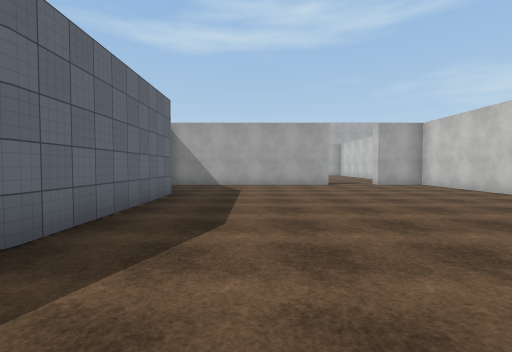
view 1 (above)

24 first-person views from a walk through a Unity game level. The camera is 1.5 m above the floor, tilts 2° down and sees 85° across. The floor is counted in squares, 2 m on a side. Each view is taken from the middle of a square. On the plan, view 1 faces up. The plan holds only what a view shows up to about 10 squares ahead; the rest is blank. The place goes on beyond the plan. The player is left out. Door leaves are left out, so doorways stand open. Surface patterns are stand-ins for the level's own textures.

view 2
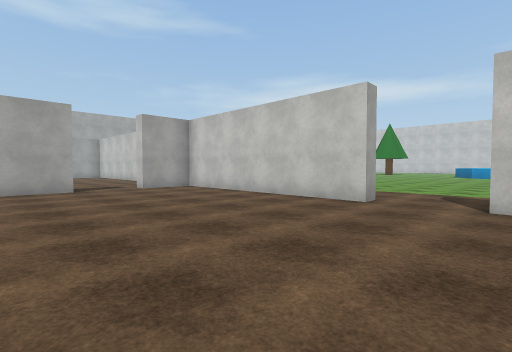

view 3
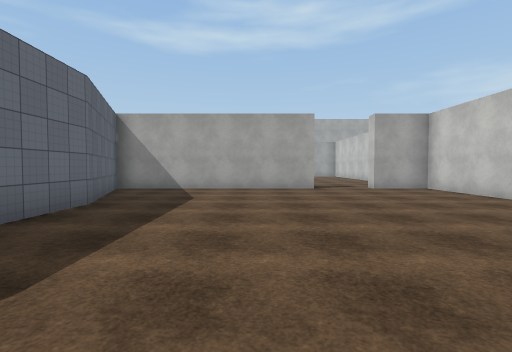

view 4
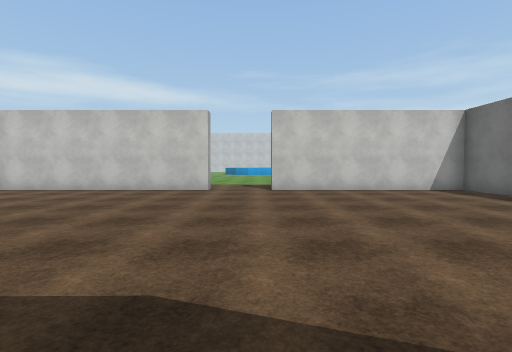

view 5
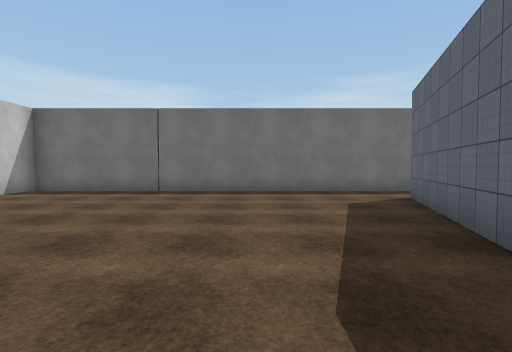

view 6
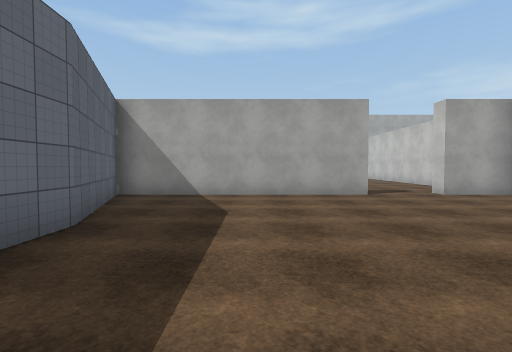

view 7
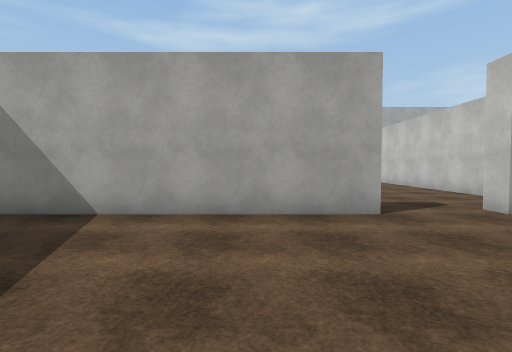

view 8
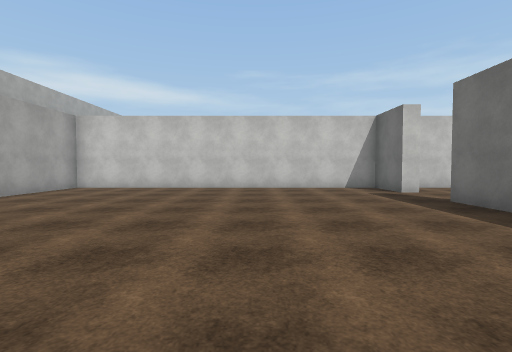

view 9
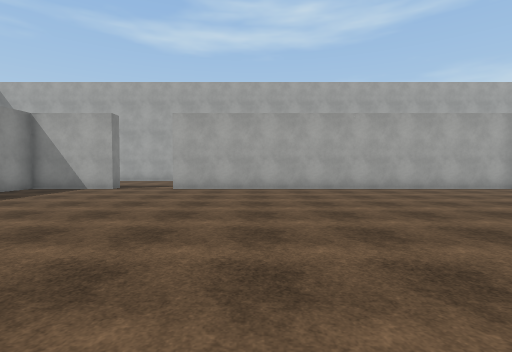

view 10
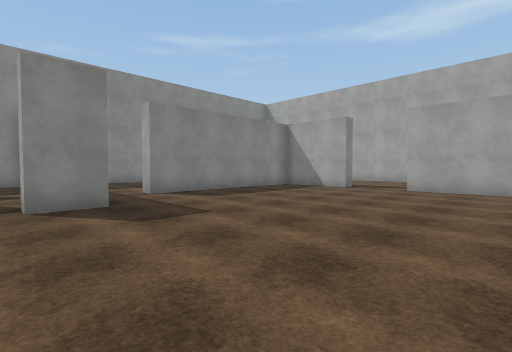

view 11
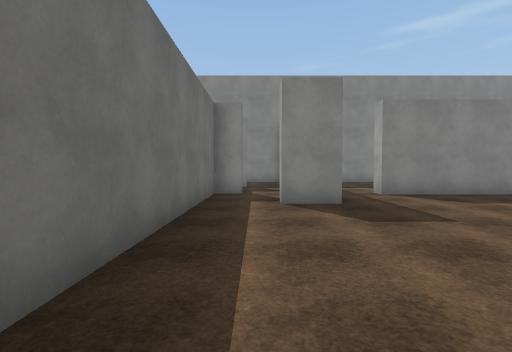

view 12
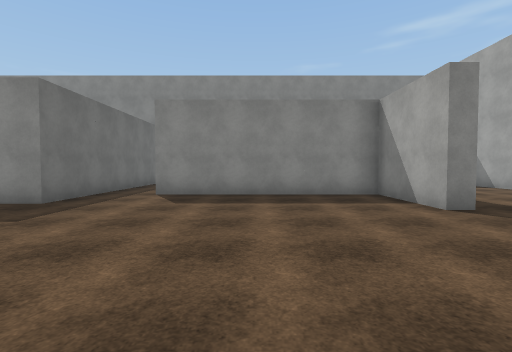

view 13
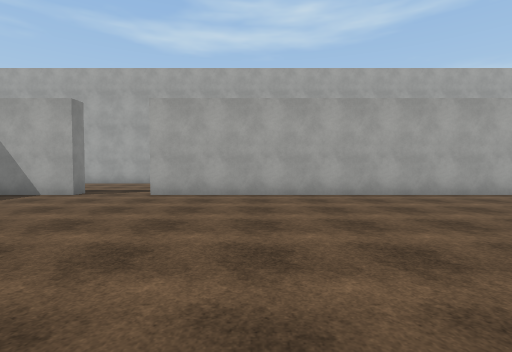

view 14
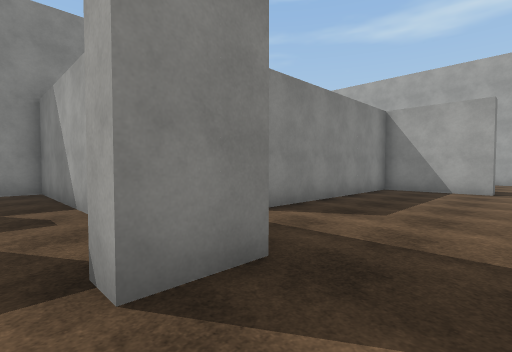

view 15
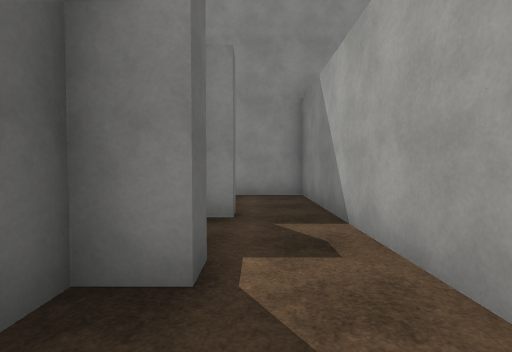

view 16
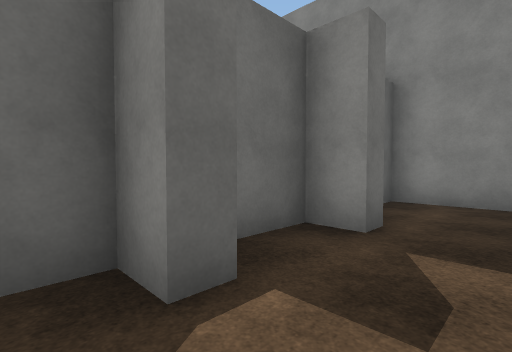

view 17
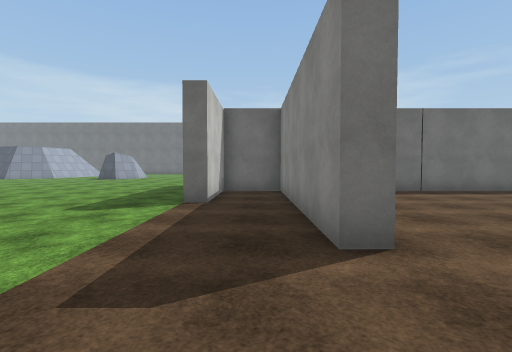

view 18
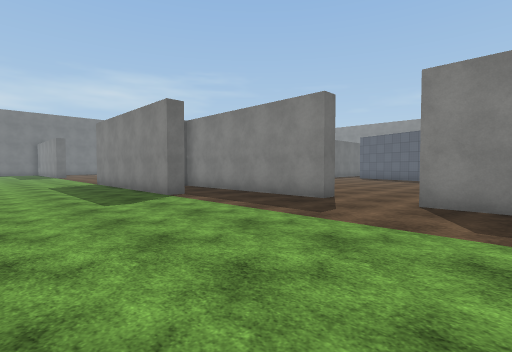

view 19
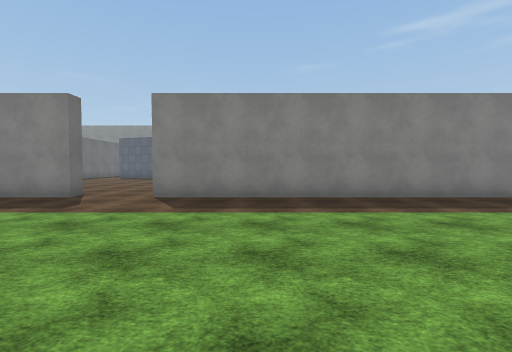

view 20
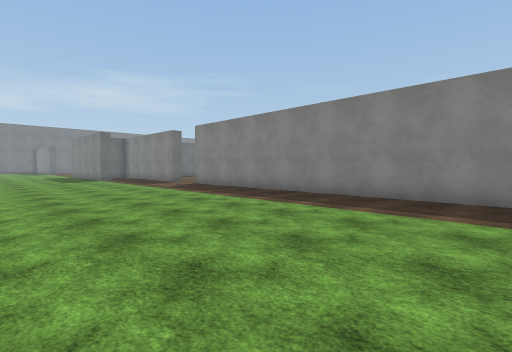

view 21
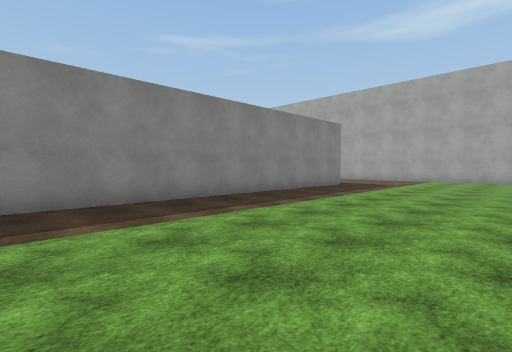

view 22
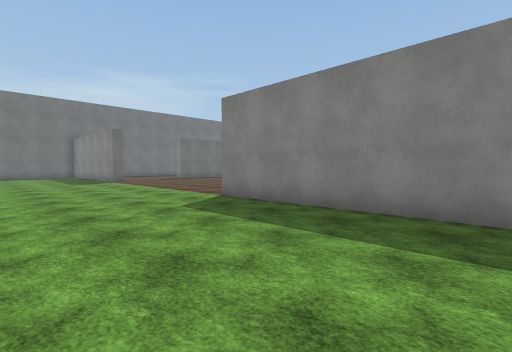

view 23
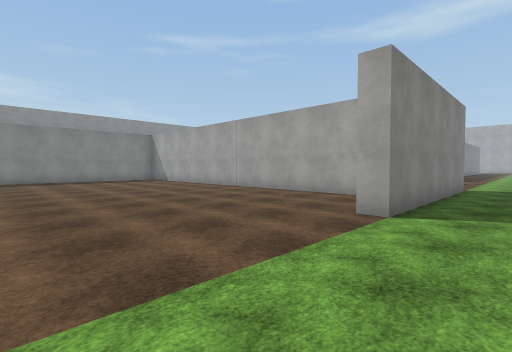

view 24
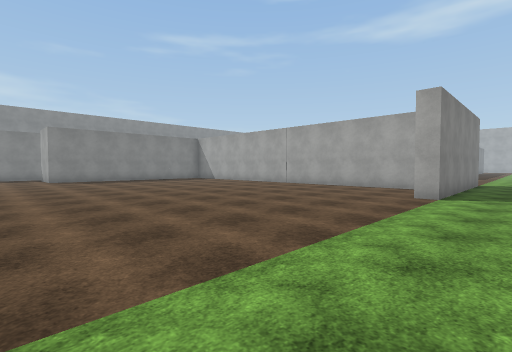

### Floor plan
Points are (right, up) in squares from view 1. A wall is a line through its corners. A room is listed if a view was taken in it or the views show most of it. See-through windows are left out.
Room 1 (views 1, 2, 3, 4, 5, 6, 7)
walls: (6.8, 4.5) (6.8, 11.3) (5, 11.3) (5, 11.8); (3, 11.3) (-3.7, 11.3) (-2.3, 7.5) (-2.2, 2.6) (-3.7, -1.7); (-4.8, -3.5) (6.8, -3.5) (6.8, 2.5)
ways out: open door at (3.8, 11.6) to room 2; open door at (7, 3.5) to room 4
Room 2 (views 8, 9, 10, 11, 12, 13, 14, 15)
walls: (1.5, 11.8) (3, 11.8); (-6.7, 22.3) (-9.4, 22.3) (-9.4, 16.3) (-10, 16.3); (5, 11.8) (6.8, 11.8) (6.8, 22.3) (-4.8, 22.3); (-8.5, 11.8) (-3.1, 11.8); (-10.5, 14.7) (-7.6, 14.7) (-7.6, 13.5) (-8.1, 13.5)
ways out: open door at (3.8, 11.6) to room 1; opening at (-8, 13) to room 3; opening at (-10, 16); open door at (-5.5, 22.5)
Room 3 (view 16)
walls: (-12.6, 12.6) (-12.1, 12.6) (-12.1, 11.8) (-10.9, 11.8); (-10.2, 12.6) (-9.7, 12.6) (-9.7, 11.8) (-8.5, 11.8); (-9.2, 14.2) (-15.3, 14.2) (-15.3, 11.8) (-14.8, 11.8)
ways out: opening at (-8, 13) to room 2
Room 4 (views 17, 18, 19, 20, 21, 22, 23, 24)
walls: (8.2, -4) (3.8, -4); (7.2, 2.5) (7.2, -3.5) (9, -3.5) (9, -0.7) (9.5, -0.7) (9.5, -6.7) (9, -6.7); (7.2, 20.5) (7.2, 4.5)
ways out: open door at (7, 3.5) to room 1

Where each view was taken, in squares from view 1:
view 1: 0 up, 0 right, facing up
view 2: 2 up, 1 right, facing up-right
view 3: 2 up, 1 right, facing up
view 4: 3 up, 2 left, facing right
view 5: 5 up, 0 right, facing down
view 6: 4 up, 0 right, facing up
view 7: 7 up, 1 right, facing up
view 8: 16 up, 3 left, facing right
view 9: 13 up, 2 left, facing up
view 10: 13 up, 2 left, facing up-left
view 11: 13 up, 2 left, facing left
view 12: 19 up, 2 left, facing left
view 13: 15 up, 2 left, facing up
view 14: 13 up, 6 left, facing up-left
view 15: 13 up, 8 left, facing left
view 16: 14 up, 9 left, facing down-left
view 17: 5 up, 8 right, facing down
view 18: 6 up, 13 right, facing down-left
view 19: 7 up, 14 right, facing left
view 20: 15 up, 14 right, facing down-left
view 21: 12 up, 13 right, facing up-left
view 22: 1 down, 14 right, facing down-left
view 23: 11 down, 11 right, facing up-left
view 24: 14 down, 11 right, facing up-left
